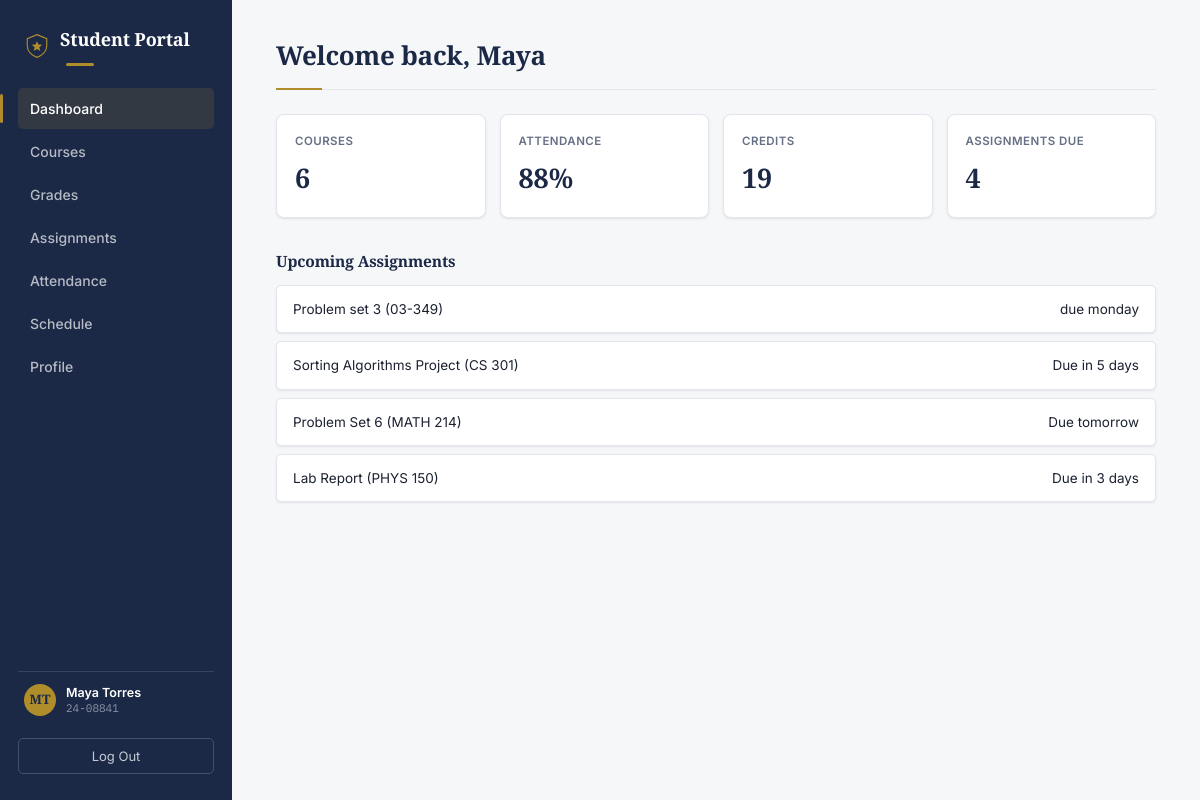
Screenshot of / (signed in) with the database file from the repository.
### portal/models.py (models this page shows, shortened)
class Student(models.Model):
    user = models.OneToOneField(User, on_delete=models.CASCADE)
    student_id = models.CharField(max_length=20)
    major = models.CharField(max_length=100, blank=True)

class Assignment(models.Model):
    course = models.ForeignKey(Course, on_delete=models.CASCADE)
    title = models.CharField(max_length=200)
    due_text = models.CharField(max_length=50)  # e.g. "Due tomorrow" - simple text, no date logic

class Course(models.Model):
    code = models.CharField(max_length=20)       # e.g. "CS 301"
    title = models.CharField(max_length=200)      # e.g. "Algorithms"
    credits = models.IntegerField(default=3)
    teacher = models.ForeignKey(
        Teacher, on_delete=models.SET_NULL, null=True, blank=True, related_name="courses"
    )

### portal/views.py (the view)
# urls.py: path("", views.dashboard, name="dashboard"),
@login_required
@student_required
def dashboard(request):
    student = _get_student(request.user)
    enrollments = student.enrollments.select_related("course")
    course_ids = enrollments.values_list("course_id", flat=True)
    assignments = Assignment.objects.filter(course_id__in=course_ids)[:5]
    if enrollments:
        avg_attendance = sum(e.attendance_percent for e in enrollments) // len(enrollments)
    else:
        avg_attendance = 0
    total_credits = sum(e.course.credits for e in enrollments)
    context = {
        "student": student,
        "enrollments": enrollments,
        "assignments": assignments,
        "avg_attendance": avg_attendance,
        "total_credits": total_credits,
    }
    return render(request, "portal/dashboard.html", context)

### portal/context_processors.py (called while the page is built)
def student_context(request):
    if not request.user.is_authenticated:
        return {}
    context = {}
    try:
        context["current_student"] = Student.objects.get(user=request.user)
    except Student.DoesNotExist:
        pass
    try:
        context["current_teacher"] = Teacher.objects.get(user=request.user)
    except Teacher.DoesNotExist:
        pass
    return context

### portal/views.py (called while the page is built)
def _get_student(user):
    return get_object_or_404(Student, user=user)

def student_required(view_func):
    @wraps(view_func)
    def wrapper(request, *args, **kwargs):
        if not Student.objects.filter(user=request.user).exists():
            if Teacher.objects.filter(user=request.user).exists():
                messages.info(request, "That page is for student accounts. Here's your teacher dashboard instead.")
                return redirect("teacher_dashboard")
            messages.error(request, "Your account isn't set up as a student or teacher yet.")
            return redirect("login")
        return view_func(request, *args, **kwargs)
    return wrapper

### portal/templates/portal/dashboard.html
{% extends "portal/base.html" %}
{% block content %}
  <h1>Welcome back, {{ student.user.first_name|default:student.user.username }}</h1>
  <div class="stats">
    <div class="stat-card">
      <span class="stat-label">Courses</span>
      <span class="stat-value">{{ enrollments|length }}</span>
    </div>
    <div class="stat-card">
      <span class="stat-label">Attendance</span>
      <span class="stat-value">{{ avg_attendance }}%</span>
    </div>
    <div class="stat-card">
      <span class="stat-label">Credits</span>
      <span class="stat-value">{{ total_credits }}</span>
    </div>
    <div class="stat-card">
      <span class="stat-label">Assignments Due</span>
      <span class="stat-value">{{ assignments|length }}</span>
    </div>
  </div>
  <h3>Upcoming Assignments</h3>
  <ul class="simple-list">
    {% for a in assignments %}
      <li><span>{{ a.title }} ({{ a.course.code }})</span><span>{{ a.due_text }}</span></li>
    {% empty %}
      <li><span>No assignments due. Nice.</span></li>
    {% endfor %}
  </ul>
{% endblock %}

### portal/templates/portal/base.html (shortened to what this page needs)
{% load static %}
<!DOCTYPE html>
<html lang="en">
<head>
  <link rel="stylesheet" href="{% static 'portal/style.css' %}" />
</head>
<body>
  <div id="app-page">
    <aside class="sidebar">
      <div class="logo-row">
        <img src="{% static 'portal/logo.svg' %}" alt="" class="logo-mark" />
        <h2 class="logo">Student Portal</h2>
      </div>
      <nav>
        <a class="nav-btn {% if request.resolver_match.url_name == 'dashboard' %}active{% endif %}" href="{% url 'dashboard' %}">Dashboard</a>
        <a class="nav-btn {% if request.resolver_match.url_name == 'courses' %}active{% endif %}" href="{% url 'courses' %}">Courses</a>
        <a class="nav-btn {% if request.resolver_match.url_name == 'grades' %}active{% endif %}" href="{% url 'grades' %}">Grades</a>
        <a class="nav-btn {% if request.resolver_match.url_name == 'assignments' %}active{% endif %}" href="{% url 'assignments' %}">Assignments</a>
        <a class="nav-btn {% if request.resolver_match.url_name == 'attendance' %}active{% endif %}" href="{% url 'attendance' %}">Attendance</a>
        <a class="nav-btn {% if request.resolver_match.url_name == 'schedule' %}active{% endif %}" href="{% url 'schedule' %}">Schedule</a>
        <a class="nav-btn {% if request.resolver_match.url_name == 'profile' %}active{% endif %}" href="{% url 'profile' %}">Profile</a>
      </nav>
      {% if current_student %}
        <div class="sidebar-student">
          <div class="sidebar-avatar">{{ current_student.user.first_name|slice:":1" }}{{ current_student.user.last_name|slice:":1" }}</div>
          <div class="sidebar-student-info">
            <div class="name">{{ current_student.user.get_full_name|default:current_student.user.username }}</div>
            <div class="id">{{ current_student.student_id }}</div>
          </div>
        </div>
      {% endif %}
      <form method="post" action="{% url 'logout' %}">
        <button id="logout-btn" type="submit">Log Out</button>
      </form>
    </aside>
    <main class="content">
      {% block content %}{% endblock %}
    </main>
  </div>
</body>
</html>

### portal/static/portal/style.css (style rules this page uses)
:root { --navy-900: #1B2947; --navy-700: #2E3F66; --gold-600: #B08D2B; --gold-100: #F5EFDD; --paper: #F6F7F9; --card-bg: #FFFFFF; --border: #E3E6EB; --text: #1B2130; --text-muted: #667085; --success: #1F7A4D; --success-bg: #EAF7EF; --danger: #B3261E; --danger-bg: #FBEAE9; --radius: 8px; --radius-sm: 5px; --shadow-card: 0 1px 2px rgba(16, 24, 40, 0.04), 0 1px 3px rgba(16, 24, 40, 0.06); --shadow-raised: 0 4px 12px rgba(16, 24, 40, 0.08); }
* { box-sizing: border-box; }
body { margin: 0; font-family: 'Inter', -apple-system, BlinkMacSystemFont, sans-serif; background: var(--paper); color: var(--text); font-size: 14.5px; line-height: 1.5; -webkit-font-smoothing: antialiased; }
h1, h2, h3 { font-family: 'Source Serif 4', Georgia, serif; font-weight: 600; letter-spacing: -0.01em; margin: 0; color: var(--navy-900); }
a { color: var(--navy-900); text-decoration: none; }
#app-page { display: flex; min-height: 100vh; }
.sidebar { width: 232px; background: var(--navy-900); color: rgba(255,255,255,0.92); padding: 26px 18px; display: flex; flex-direction: column; position: sticky; top: 0; height: 100vh; }
.logo-row { display: flex; align-items: center; gap: 10px; padding: 0 6px; }
.logo-mark { width: 26px; height: 26px; flex-shrink: 0; }
.logo { color: white; font-size: 18px; margin: 0; }
.logo::after { content: ""; display: block; width: 28px; height: 3px; background: var(--gold-600); margin: 10px 0 0 6px; border-radius: 2px; }
.sidebar nav { display: flex; flex-direction: column; gap: 2px; flex: 1; margin-top: 22px; }
.nav-btn { text-align: left; padding: 10px 12px; border: none; background: none; border-radius: var(--radius-sm); font-size: 14px; font-weight: 500; color: rgba(255,255,255,0.68); cursor: pointer; font-family: inherit; position: relative; transition: background 0.12s ease, color 0.12s ease; }
.nav-btn.active { background: rgba(176,141,43,0.16); color: white; }
.nav-btn.active::before { content: ""; position: absolute; left: -18px; top: 6px; bottom: 6px; width: 3px; background: var(--gold-600); border-radius: 2px; }
.sidebar-student { display: flex; align-items: center; gap: 10px; padding: 12px 6px; margin-top: 14px; border-top: 1px solid rgba(255,255,255,0.12); }
.sidebar-avatar { width: 32px; height: 32px; border-radius: 50%; background: var(--gold-600); color: var(--navy-900); display: flex; align-items: center; justify-content: center; font-family: 'Source Serif 4', serif; font-weight: 700; font-size: 13px; flex-shrink: 0; }
.sidebar-student-info { font-size: 12.5px; line-height: 1.3; overflow: hidden; }
.sidebar-student-info .name { color: white; font-weight: 600; white-space: nowrap; overflow: hidden; text-overflow: ellipsis; }
.sidebar-student-info .id { color: rgba(255,255,255,0.5); font-family: 'IBM Plex Mono', monospace; font-size: 11px; }
#logout-btn { width: 100%; padding: 9px 12px; margin-top: 10px; border: 1px solid rgba(255,255,255,0.18); background: none; color: rgba(255,255,255,0.75); border-radius: var(--radius-sm); font-size: 13px; font-family: inherit; cursor: pointer; transition: border-color 0.15s ease, color 0.15s ease; }
.content { flex: 1; padding: 36px 44px 60px; max-width: 1100px; }
.content h1 { font-size: 26px; margin-bottom: 4px; }
.content > h1 { padding-bottom: 14px; border-bottom: 1px solid var(--border); margin-bottom: 24px; position: relative; }
.content > h1::after { content: ""; position: absolute; left: 0; bottom: -1px; width: 46px; height: 2px; background: var(--gold-600); }
h3 { font-size: 15.5px; margin: 28px 0 12px; color: var(--navy-900); }
.stats { display: grid; grid-template-columns: repeat(4, 1fr); gap: 14px; margin: 0 0 32px; }
.stat-card { background: var(--card-bg); border: 1px solid var(--border); border-radius: var(--radius); padding: 18px; box-shadow: var(--shadow-card); }
.stat-label { display: block; font-size: 11.5px; font-weight: 600; letter-spacing: 0.04em; text-transform: uppercase; color: var(--text-muted); margin-bottom: 8px; }
.stat-value { font-family: 'Source Serif 4', serif; font-size: 27px; font-weight: 600; color: var(--navy-900); }
.simple-list { list-style: none; padding: 0; margin: 0; }
.simple-list li { background: var(--card-bg); border: 1px solid var(--border); border-radius: var(--radius-sm); padding: 13px 16px; margin-bottom: 8px; display: flex; justify-content: space-between; align-items: center; font-size: 13.5px; box-shadow: var(--shadow-card); }

### rows the page displays
Student: user.first_name "M", user.last_name "T", user.get_full_name "Maya Torres", student_id "24-08841", user.first_name "Maya"
Assignment: title "Problem set 3", course.code "03-349", due_text "due monday"
Assignment: title "Sorting Algorithms Project", course.code "CS 301", due_text "Due in 5 days"
Assignment: title "Problem Set 6", course.code "MATH 214", due_text "Due tomorrow"
Assignment: title "Lab Report", course.code "PHYS 150", due_text "Due in 3 days"

### other values shown
{{ enrollments|length }} "6"
{{ avg_attendance }} "88"
{{ total_credits }} "19"
{{ assignments|length }} "4"
